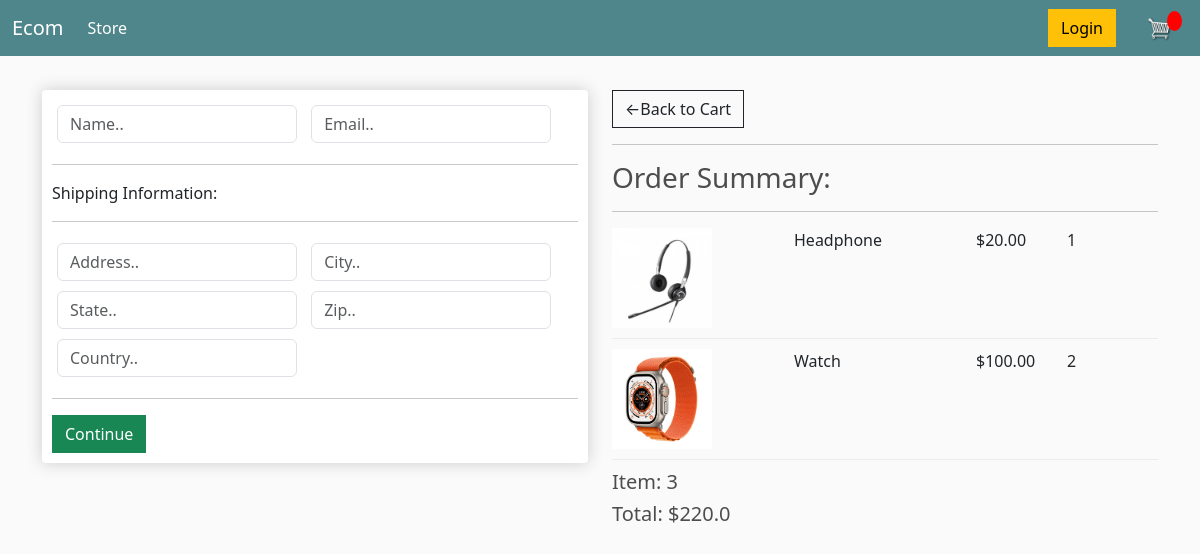
/checkout/ (signed in), run on an earlier commit of the app's database.
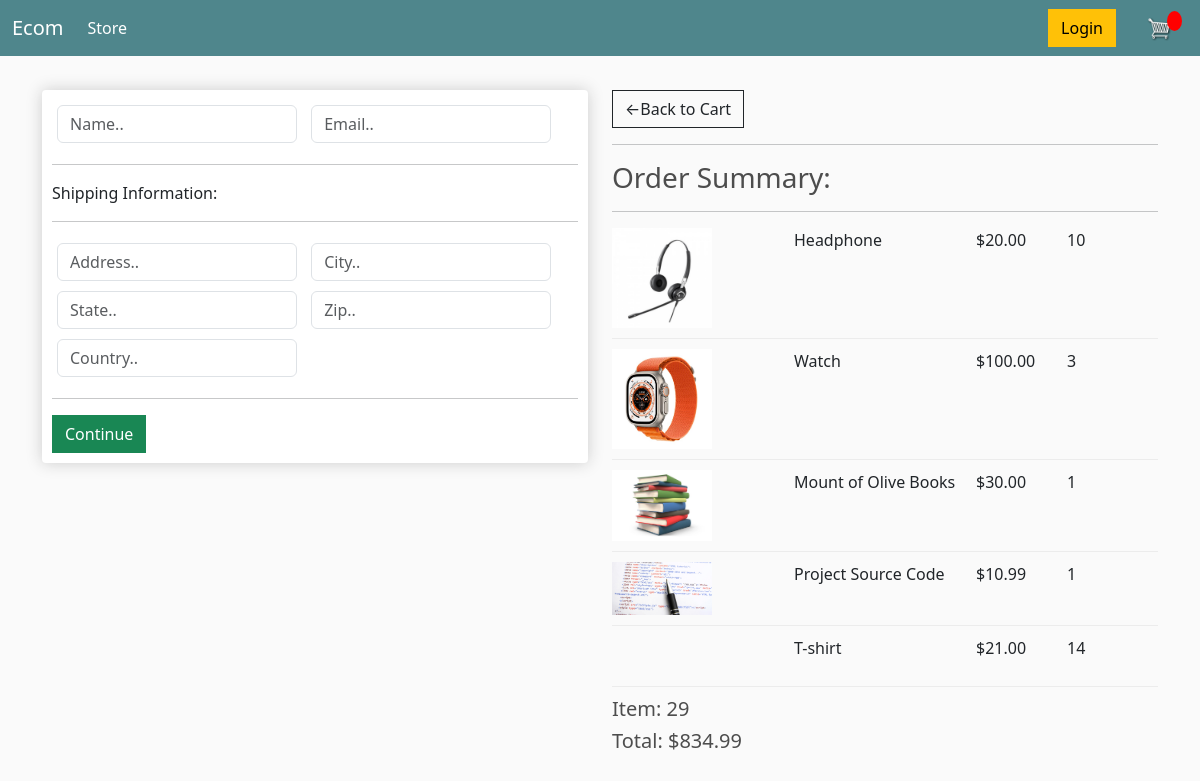
And on a later commit of the database.
### tahashop/models.py (models this page shows, shortened)
class OrderItem(models.Model):
    product = models.ForeignKey(Product, on_delete=models.SET_NULL, null=True)
    order = models.ForeignKey(Order, on_delete=models.SET_NULL, null=True)
    quantity = models.IntegerField(null=True, default=0, blank=True)
    date_added = models.DateTimeField(auto_now_add=True)
    @property
    def get_total(self):
        total = self.product.price * self.quantity
        return total

class Product(models.Model):
    name = models.CharField(max_length=200, null=True)
    price = models.FloatField()
    digital = models.BooleanField(default=False, null=True, blank=True)
    image = models.ImageField(null=True, blank=True)
    @property
    def imageURL(self):
        try:
            url = self.image.url
        except:
            url = " "
        return url

class Order(models.Model):
    customer = models.ForeignKey(Customer, on_delete=models.SET_NULL, blank=True, null=True)
    date_ordered = models.DateTimeField(auto_now_add=True)
    complete = models.BooleanField(default=False, null=True, blank=True)
    trxid = models.CharField(max_length=200, null=True)
    @property
    def get_cart_total(self):
        orderitems = self.orderitem_set.all()
        total = sum([item.get_total for item in orderitems])
        return total
    @property
    def get_cart_items(self):
        orderitems = self.orderitem_set.all()
        total = sum([item.quantity for item in orderitems])
        return total

### tahashop/views.py (the view)
# urls.py: path("checkout/", views.checkout, name="checkout"),
def checkout(request):
    if request.user.is_authenticated:
        customer = request.user.customer
        order, created = Order.objects.get_or_create(customer=customer, complete=False)
        items = order.orderitem_set.all()
    else:
        items = []
        order = {'order.get_cart_items': 0, 'order.get_cart_total': 0}
    context = {'items': items, 'order': order}
    return render(request, "store/checkout.html", context)

### templates/store/checkout.html (shortened to what this page needs)
{% extends 'store/main.html' %}
{% load static %}
{% block content %}
    <div class="row">
        <div class="col-lg-6">
            <div class="box-element" id="form-wrapper">
                <form id="form">
                    <div id="user-info">
                        <div class="form-field">
                            <input required class="form-control" type="text" name="Name" placeholder="Name..">
                        </div>
                        <div class="form-field">
                            <input required class="form-control" type="email" name="Email" placeholder="Email..">
                        </div>
                    </div>
                    <div id="shipping-info">
                        <hr>
                        <p>Shipping Information:</p>
                        <hr>
                        <div class="form-field">
                            <input required class="form-control" type="text" name="Address" placeholder="Address..">
                        </div>
                        <div class="form-field">
                            <input required class="form-control" type="text" name="City" placeholder="City..">
                        </div>
                        <div class="form-field">
                            <input required class="form-control" type="text" name="State" placeholder="State..">
                        </div>
                        <div class="form-field">
                            <input required class="form-control" type="integer" name="Zip" placeholder="Zip..">
                        </div>
                        <div class="form-field">
                            <input required class="form-control" type="text" name="Country" placeholder="Country..">
                        </div>
                    </div>
                    <hr>
                    <input id="form-button" class="btn btn-success btn-block" type="submit" value="Continue">
                </form>
            </div>
            <br>
        </div>
        <div class="col-lg-6">
            <div class="btn btn-outline-dark" href={% url 'cart' %}>&#x2190;Back to Cart
            </div>
            <hr>
            <h3>Order Summary:</h3>
            <hr>
            {% for item in items %}
                <div class="cart-row">
                    <div style="flex: 2"><img class="row-image" src={{item.product.imageURL}} alt=""></div>
                    <div style="flex: 2"><p>{{item.product.name}}</p></div>
                    <div style="flex: 1"><p>${{item.product.price|floatformat:2}}</p></div>
                    <div style="flex: 1"><p>{{item.quantity}}</p></div>
                </div>
            {% endfor %}
            <h5>Item: {{order.get_cart_items}}</h5>
            <h5>Total: ${{order.get_cart_total}}</h5>
        </div>
    </div>
{% endblock content %}

What changed in the data, as far as the page shows it:
changed OrderItem "Headphone": quantity "1" → "10"
changed OrderItem "Watch": quantity "2" → "3"
added OrderItem: product.imageURL (picture), product.name "Mount of Olive Books", product.price "30.00", quantity "1"
added OrderItem: product.imageURL (picture), product.name "Project Source Code", product.price "10.99", quantity "1"
added OrderItem: product.name "T-shirt", product.price "21.00", quantity "14"
changed through a linked row, Order: get_cart_items "3" → "29"; get_cart_total "220.0" → "834.99"
